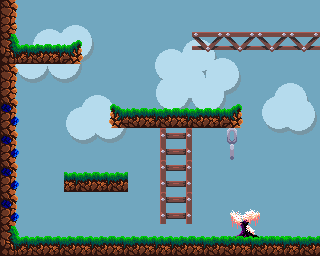

A 2D game scene composited from a Tiled map and its tileset images. What follows is a short description and the map's XML, with every tile layer's data as written:
An orthogonal 10x8 tile map with 32x32 px tiles, 3 tile layers (Background, Layer 1, Layer 2).

<map version="1.10" tiledversion="1.10.2" orientation="orthogonal" renderorder="right-down" width="10" height="8" tilewidth="32" tileheight="32" infinite="0" backgroundcolor="#71a7bf" nextlayerid="10" nextobjectid="8">
 <editorsettings>
  <export target="../assets/level1.json" format="json" />
 </editorsettings>
 <tileset firstgid="1" source="../grass_tileset.tsx" />
 <layer id="6" name="Background" width="10" height="8">
  <properties>
   <property name="foreground" type="bool" value="false" />
  </properties>
  <data encoding="csv">
451,452,453,454,455,456,457,458,0,0,
466,467,468,469,470,471,472,473,0,0,
481,482,483,484,485,486,487,488,489,490,
496,497,498,499,500,501,502,503,504,505,
511,512,513,514,515,516,517,518,519,520,
0,0,0,0,0,0,0,0,0,0,
0,0,0,0,0,0,0,0,0,0,
0,0,0,0,0,0,0,0,0,0
</data>
 </layer>
 <layer id="1" name="Layer 1" width="10" height="8">
  <properties>
   <property name="foreground" type="bool" value="false" />
  </properties>
  <data encoding="csv">
16,0,0,0,0,0,0,0,0,0,
106,107,19,0,0,0,20,20,20,20,
46,0,0,0,0,0,0,0,0,0,
152,0,0,17,107,107,107,19,0,0,
152,0,0,0,0,35,0,134,0,0,
152,0,18,18,0,35,0,0,0,0,
152,0,0,0,0,35,0,0,0,0,
106,107,107,107,107,18,18,18,18,18
</data>
 </layer>
 <layer id="4" name="Layer 2" width="10" height="8">
  <properties>
   <property name="foreground" type="bool" value="true" />
  </properties>
  <data encoding="csv">
0,0,0,0,0,0,0,0,0,0,
0,0,0,0,0,0,0,0,0,0,
0,0,0,0,0,0,0,0,0,0,
0,0,0,0,0,0,0,0,0,0,
0,0,0,0,0,0,0,0,0,0,
0,0,0,0,0,0,0,0,0,0,
0,0,0,0,0,0,0,103,104,0,
0,0,0,0,0,0,0,118,119,0
</data>
 </layer>
</map>